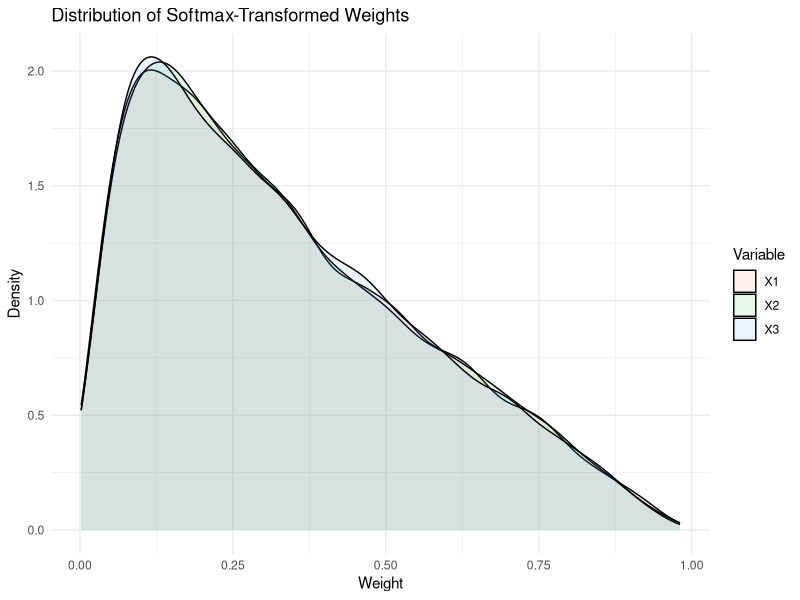

R code for this plot:
# Load necessary library
library(ggplot2)
library(tidyr)
library(dplyr)

# Set seed for reproducibility
set.seed(123)

# Function to generate softmax-transformed weights
softmax <- function(x) {
  exp_x <- exp(x)
  return(exp_x / sum(exp_x))
}

# Number of samples
n_samples <- 10000

# Generate samples from a normal distribution and apply softmax
samples <- replicate(n_samples, softmax(rnorm(3, 0, 1)))

# Convert to a data frame
df <- as.data.frame(t(samples))
colnames(df) <- c("X1", "X2", "X3")

# Convert to long format for ggplot
df_long <- df %>%
  pivot_longer(cols = everything(), names_to = "Variable", values_to = "Value")

# Plot density distributions
ggplot(df_long, aes(x = Value, fill = Variable)) +
  geom_density(alpha = 0.1) +
  labs(title = "Distribution of Softmax-Transformed Weights",
       x = "Weight",
       y = "Density") +
  theme_minimal()

df_long %>%
  group_by(Variable) %>%
  summarize(var(Value))


